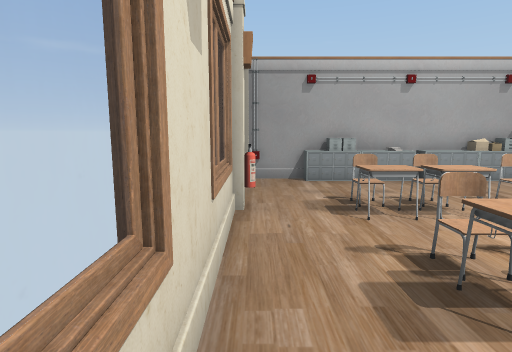
View 1 (above)

12 first-person views from a walk through a scene from a Unity 3-D project. The camera is 1.5 m above the floor, tilts 8° down and sees 80° across. The floor is counted in squares, 1 m on a side. Each view is taken from the middle of a square. On the plan, view 1 faces up. The plan holds only what a view shows up to about 15 squares ahead; the rest is blank. The player is left out. Some surface patterns are stand-ins.

View 2
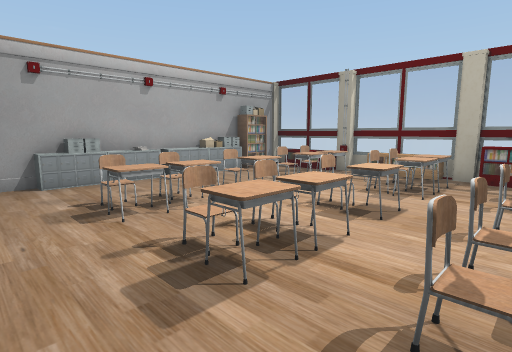

View 3
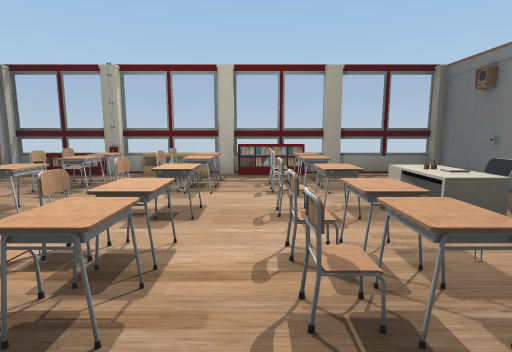

View 4
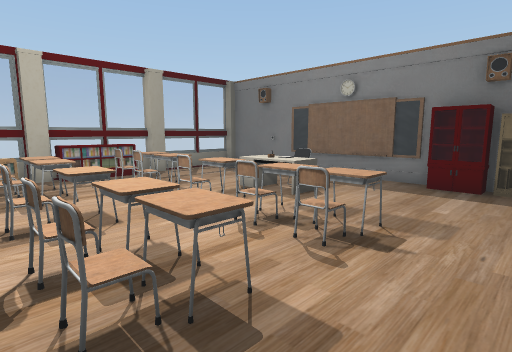

View 5
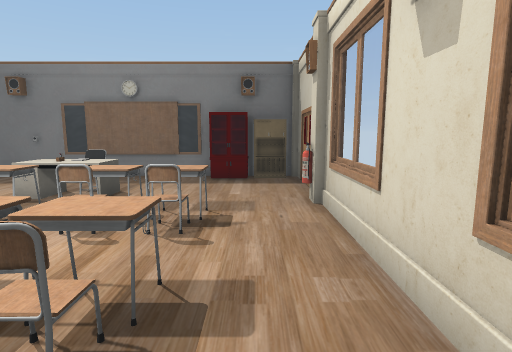

View 6
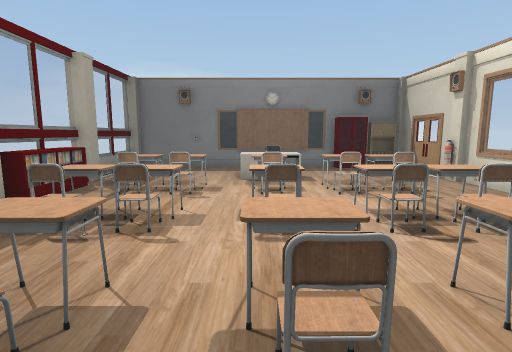

View 7
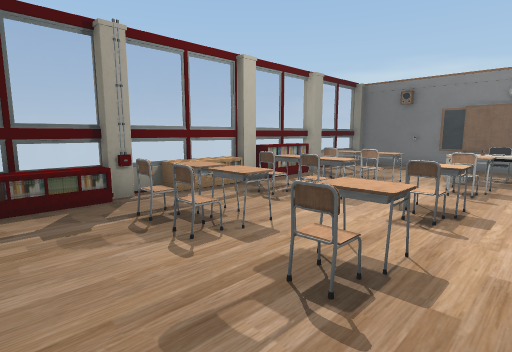

View 8
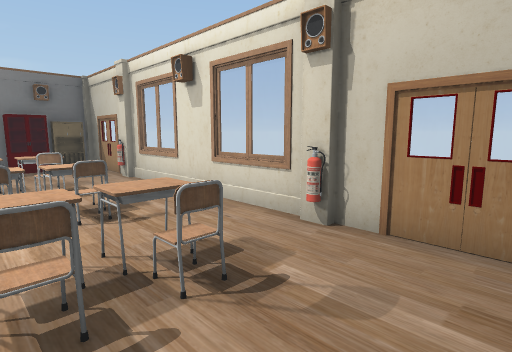

View 9
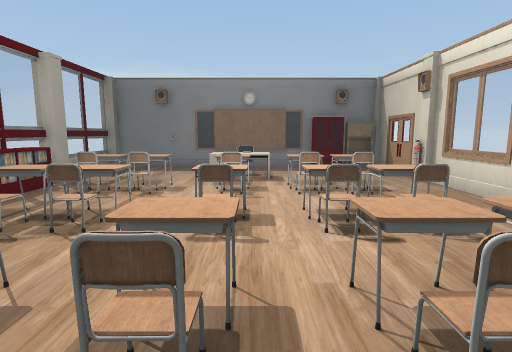

View 10
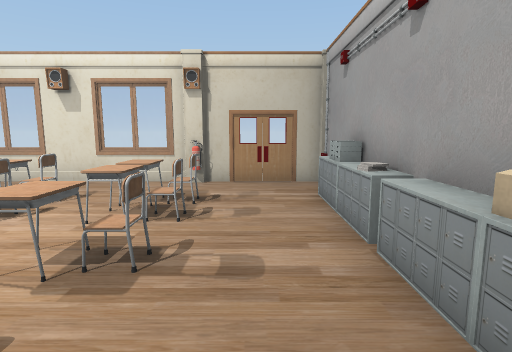

View 11
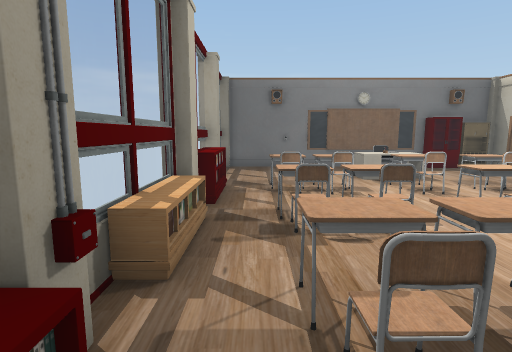

View 12
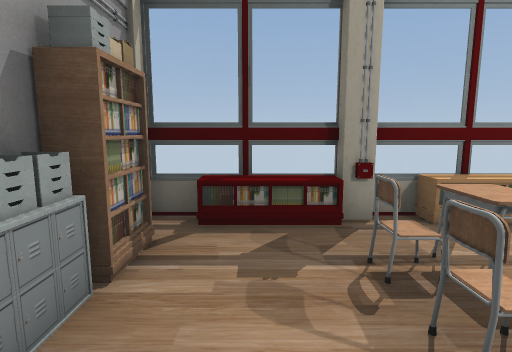

### Floor plan
Points are (right, up) in squares from view 1. A wall is a line through its corners. A room is listed if a view was taken in it or the views show most of it. See-through windows are left out.
Room 1 (views 1, 2, 3, 4, 5, 6, 7, 8, 9, 10, 11, 12)
walls: (-0.5, 5.6) (-0.5, -5.8) (4.6, -5.8); (5.4, -5.8) (10.5, -5.8); (8.6, 9.5) (8.6, 10.1); (3.1, 10.1) (3.1, 9.6) (2.4, 9.6); (8.7, 9.6) (6.9, 9.6) (6.9, 10); (7.5, 10.1) (2.4, 10.1); (1.6, 10.1) (-0.5, 10.1) (-0.5, 6.5); (9, 10.1) (8.4, 10.1); (11.5, -5.6) (11.5, 10)
objects: other object (-1, -2); other object (-1, 6); other object (0, -5); other object (1, -5) to (2, -5); other object (2, -1) to (2, 0); other object (2, 1) to (3, 1); other object (2, 2) to (2, 3); other object (2, 4); other object (2, 5) to (2, 6); other object (2, 7); other object (2, 10); other object (3, -1) to (4, 0); other object (3, 2) to (4, 3); other object (3, 5) to (4, 6); other object (4, 1); other object (4, 3); other object (4, 7); other object (4, 10); other object (5, -3); other object (5, -3) to (6, -2); other object (5, -1) to (6, 0); other object (5, 1); other object (5, 3); other object (5, 5) to (6, 6); other object (5, 7); other object (6, 2); other object (6, 10); other object (8, -1) to (8, 0); other object (8, 1); other object (8, 2); other object (8, 3); other object (8, 5) to (8, 6); other object (8, 7); other object (8, 10); other object (9, -1) to (9, 0); other object (9, 1); other object (9, 2); other object (9, 3); other object (9, 5) to (9, 6); other object (9, 7); other object (10, 10); other object (11, -6); other object (11, -2); other object (11, -1) to (11, 1); other object (11, 2); other object (11, 3) to (11, 5); other object (11, 7) to (11, 9); other object (11, 10)

Positions as (right, up) in squares from view 1, and headings:
1: (0, 0), facing up
2: (0, 0), facing up-right
3: (0, 1), facing right
4: (0, 4), facing down-right
5: (1, 5), facing down
6: (6, 8), facing down
7: (4, 9), facing down-right
8: (4, 9), facing down-left
9: (5, 8), facing down
10: (9, 8), facing left
11: (10, 8), facing down
12: (6, 8), facing right
